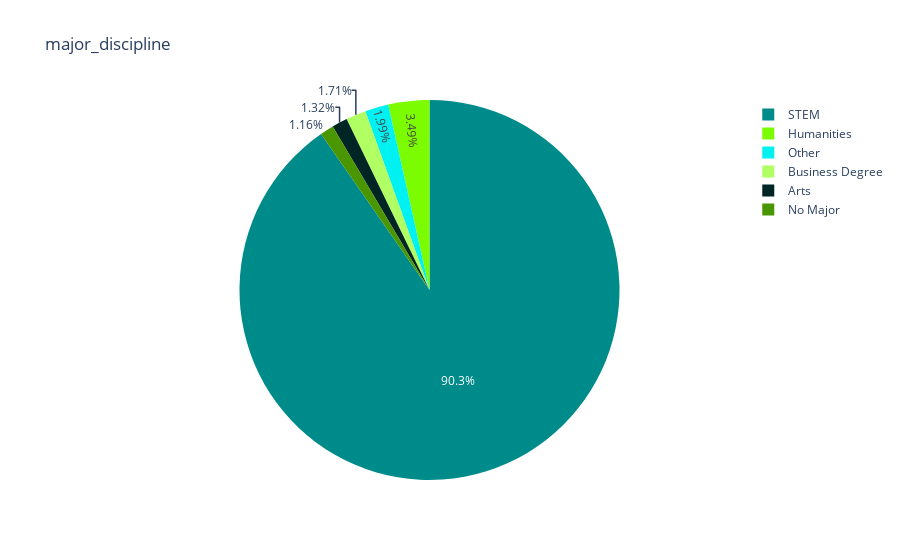

The code cell stored with this chart in its notebook:
### Code cell
pie_chart(hr_train,'major_discipline')

### Figure 1 — Plotly figure (JSON) as saved in the notebook; plotly's stock layout.template omitted (floating-point values rounded to 4 significant figures)
{"data": [{"domain": {"x": [0, 1], "y": [0, 1]}, "hovertemplate": "label=%{label}<br>value=%{value}<extra></extra>", "labels": ["STEM", "Humanities", "Other", "Business Degree", "Arts", "No Major"], "legendgroup": "", "name": "", "showlegend": true, "type": "pie", "values": [17304, 669, 381, 327, 253, 223]}], "layout": {"legend": {"tracegroupgap": 0}, "piecolorway": ["darkcyan", "lawngreen"], "title": {"text": "major_discipline"}}}
